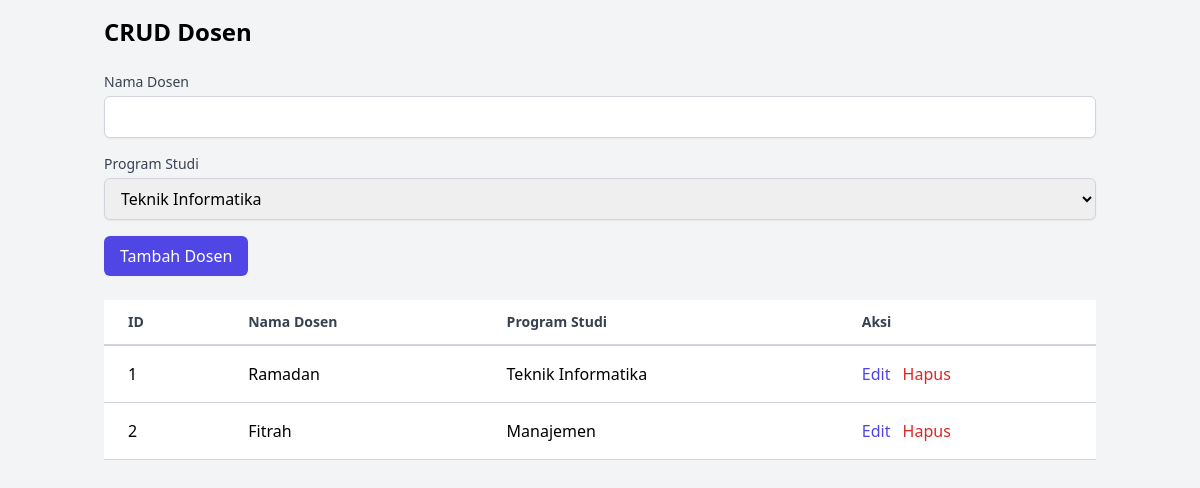
Screenshot of /pages/admin/crud_dosen.php (signed in) with the database file from the repository.
### tables this page shows
CREATE TABLE `dosen` (
  `id` int(11) NOT NULL,
  `nama_dosen` varchar(100) NOT NULL,
  `prodi_id` int(11) DEFAULT NULL
);

CREATE TABLE `prodi` (
  `id` int(11) NOT NULL,
  `nama_prodi` varchar(100) NOT NULL,
  `fakultas_id` int(11) DEFAULT NULL
);

### pages/admin/crud_dosen.php (the view, shortened to what this page needs)
<?php
include '../../includes/db.php';
$result = $conn->query("SELECT dosen.id, dosen.nama_dosen, prodi.nama_prodi FROM dosen JOIN prodi ON dosen.prodi_id = prodi.id");
$prodi_result = $conn->query("SELECT * FROM prodi");
?>
<!DOCTYPE html>
<html lang="en">
<head>
    <link href="https://cdn.jsdelivr.net/npm/tailwindcss@2.2.19/dist/tailwind.min.css" rel="stylesheet">
</head>
<body class="bg-gray-100">
    <div class="container mx-auto p-4">
        <h1 class="text-2xl font-bold mb-6">CRUD Dosen</h1>
        <form method="POST" class="mb-6">
            <div class="mb-4">
                <label for="nama_dosen" class="block text-sm font-medium text-gray-700">Nama Dosen</label>
                <input type="text" name="nama_dosen" id="nama_dosen" class="mt-1 block w-full px-3 py-2 border border-gray-300 rounded-md shadow-sm focus:outline-none focus:ring-indigo-500 focus:border-indigo-500" required>
            </div>
            <div class="mb-4">
                <label for="prodi_id" class="block text-sm font-medium text-gray-700">Program Studi</label>
                <select name="prodi_id" id="prodi_id" class="mt-1 block w-full px-3 py-2 border border-gray-300 rounded-md shadow-sm focus:outline-none focus:ring-indigo-500 focus:border-indigo-500" required>
                    <?php while ($row = $prodi_result->fetch(PDO::FETCH_ASSOC)): ?>
                        <option value="<?php echo $row['id']; ?>"><?php echo $row['nama_prodi']; ?></option>
                    <?php endwhile; ?>
                </select>
            </div>
            <button type="submit" name="create" class="bg-indigo-600 text-white py-2 px-4 rounded-md hover:bg-indigo-700 focus:outline-none focus:ring-2 focus:ring-indigo-500 focus:ring-offset-2">Tambah Dosen</button>
        </form>
        <table class="min-w-full bg-white">
            <thead>
                <tr>
                    <th class="px-6 py-3 border-b-2 border-gray-300 text-left text-sm font-semibold text-gray-700">ID</th>
                    <th class="px-6 py-3 border-b-2 border-gray-300 text-left text-sm font-semibold text-gray-700">Nama Dosen</th>
                    <th class="px-6 py-3 border-b-2 border-gray-300 text-left text-sm font-semibold text-gray-700">Program Studi</th>
                    <th class="px-6 py-3 border-b-2 border-gray-300 text-left text-sm font-semibold text-gray-700">Aksi</th>
                </tr>
            </thead>
            <tbody>
                <?php while ($row = $result->fetch(PDO::FETCH_ASSOC)): ?>
                    <tr>
                        <td class="px-6 py-4 border-b border-gray-300"><?php echo $row['id']; ?></td>
                        <td class="px-6 py-4 border-b border-gray-300"><?php echo $row['nama_dosen']; ?></td>
                        <td class="px-6 py-4 border-b border-gray-300"><?php echo $row['nama_prodi']; ?></td>
                        <td class="px-6 py-4 border-b border-gray-300">
                            <a href="?edit=<?php echo $row['id']; ?>" class="text-indigo-600 hover:text-indigo-900">Edit</a>
                            <a href="?delete=<?php echo $row['id']; ?>" class="text-red-600 hover:text-red-900 ml-2" onclick="return confirm('Apakah Anda yakin ingin menghapus?')">Hapus</a>
                        </td>
                    </tr>
                <?php endwhile; ?>
            </tbody>
        </table>
    </div>
</body>
</html>

### rows the page displays
dosen: id "1", nama_dosen "Ramadan", prodi.nama_prodi "Teknik Informatika"
dosen: id "2", nama_dosen "Fitrah", prodi.nama_prodi "Manajemen"

### other values shown
form field prodi_id "Teknik Informatika"
